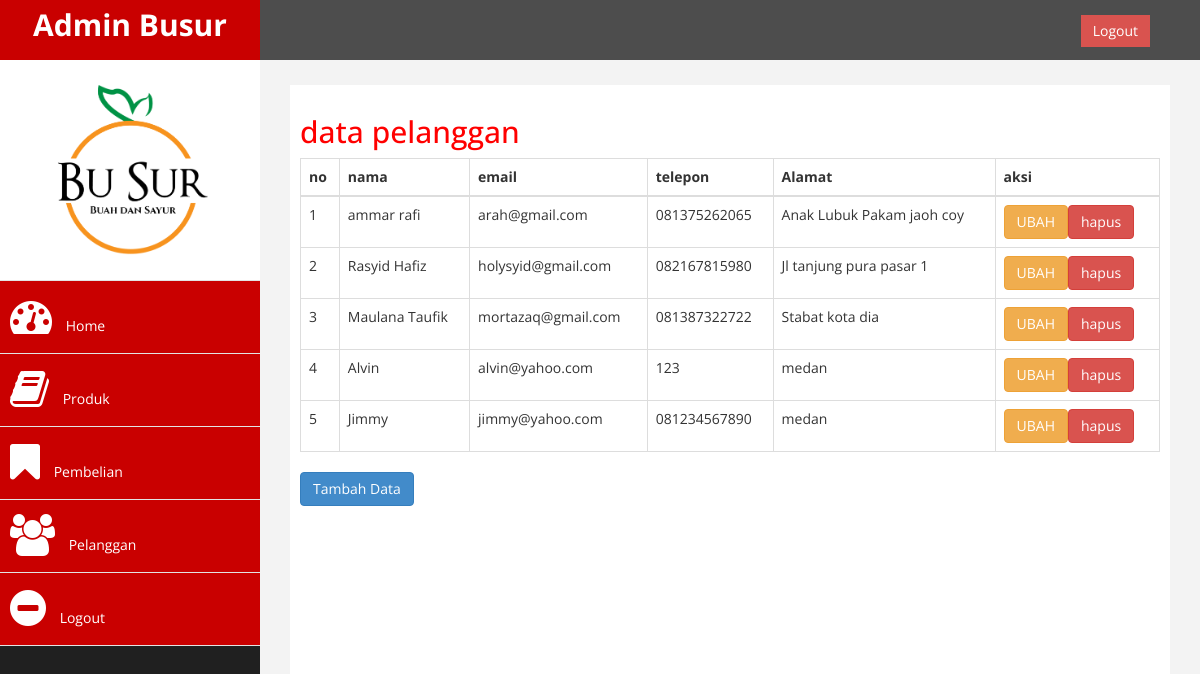
Page /admin/index.php?halaman=pelanggan (signed in) on the committed database.
### tables this page shows
CREATE TABLE `pelanggan` (
  `id_pelanggan` int(11) NOT NULL,
  `email_pelanggan` varchar(100) NOT NULL,
  `password_pelanggan` varchar(20) NOT NULL,
  `nama_pelanggan` varchar(100) NOT NULL,
  `telepon_pelanggan` varchar(20) NOT NULL,
  `alamat_pelanggan` text NOT NULL,
  `pertanyaan` varchar(50) NOT NULL,
  `jawaban` varchar(50) NOT NULL
);

### admin/pelanggan.php (the view)
<h2>data pelanggan</h2>
<table class="table table-bordered">
	<thead>
		<tr>
			<th>no</th>
			<th>nama</th>
			<th>email</th>
			<th>telepon</th>
			<th>Alamat</th>
			<th>aksi</th>
		</tr>
	</thead>
	<tbody>
		<?php $nomor=1; ?>
		<?php $ambil=$koneksi->query("SELECT * FROM pelanggan"); ?>
		<?php while ($pecah=$ambil->fetch_assoc()){ ?>
		<tr>
			<td><?php echo $nomor; ?></td>
			<td><?php echo $pecah['nama_pelanggan']; ?></td>
			<td><?php echo $pecah['email_pelanggan']; ?></td>
			<td><?php echo $pecah['telepon_pelanggan']; ?></td>
			<td><?php echo $pecah['alamat_pelanggan']; ?></td>
			<td>
				<a href="index.php?halaman=ubahpelanggan&id=<?php echo $pecah['id_pelanggan']; ?>" class="btn-warning btn">UBAH</a><a href="index.php?halaman=hapuspelanggan&id=<?php echo $pecah['id_pelanggan']; ?>" class="btn-danger btn">hapus</a>
			</td>
		</tr>
		<?php $nomor++; ?>
		<?php } ?>
	</tbody>
</table>
<a href="index.php?halaman=tambahpelanggan" class="btn btn-primary">Tambah Data</a>

### admin/assets/css/custom.css (style rules this page uses)
body { font-family: 'Open Sans', sans-serif; }
h2 { color: #f00; }

### rows in the picture
pelanggan: nama_pelanggan "ammar rafi", email_pelanggan "arah@gmail.com", telepon_pelanggan "081375262065", alamat_pelanggan "Anak Lubuk Pakam jaoh coy"
pelanggan: nama_pelanggan "Rasyid Hafiz", email_pelanggan "holysyid@gmail.com", telepon_pelanggan "082167815980", alamat_pelanggan "Jl tanjung pura pasar 1"
pelanggan: nama_pelanggan "Maulana Taufik", email_pelanggan "mortazaq@gmail.com", telepon_pelanggan "081387322722", alamat_pelanggan "Stabat kota dia"
pelanggan: nama_pelanggan "Alvin", email_pelanggan "alvin@yahoo.com", telepon_pelanggan "123", alamat_pelanggan "medan"
pelanggan: nama_pelanggan "Jimmy", email_pelanggan "jimmy@yahoo.com", telepon_pelanggan "081234567890", alamat_pelanggan "medan"
